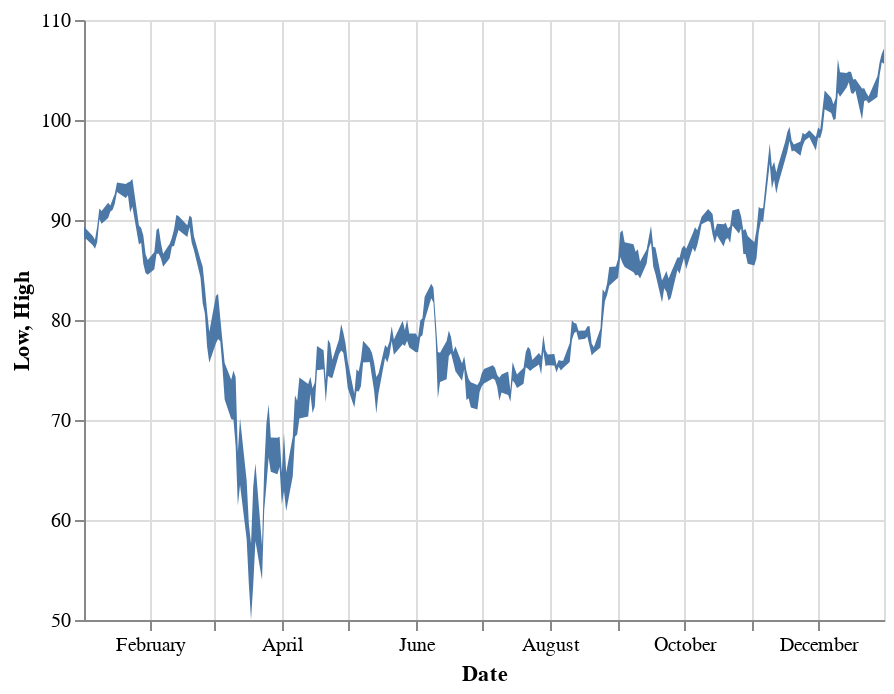

The notebook cell this image was saved under:
### Markdown cell above
## Plotting the Area in Altair

### Code cell
chart_highlow = (
    alt.Chart(df)
    .mark_area()
    .encode(
        x="Date:T", y=alt.Y("Low:Q", scale=alt.Scale(zero=False)), y2=alt.Y2("High:Q")
    )
)
chart_highlow

### Figure 1 — Vega-Lite specification as saved in the notebook (floating-point values rounded to 4 significant figures; data arrays with more than 128 entries replaced by an {"elided": "..."} marker saying what was removed)
{"config": {"view": {"continuousWidth": 400, "continuousHeight": 300}}, "data": {"name": "data-57a5c887e76f5b6b3adf7856858bbd8a"}, "mark": "area", "encoding": {"x": {"field": "Date", "type": "temporal"}, "y": {"field": "Low", "scale": {"zero": false}, "type": "quantitative"}, "y2": {"field": "High"}}, "$schema": "https://vega.github.io/schema/vega-lite/v4.17.0.json", "datasets": {"data-57a5c887e76f5b6b3adf7856858bbd8a": {"elided": "253 records"}}}
